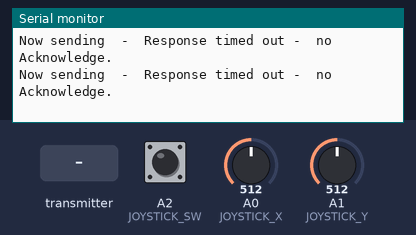
The sketch below on a simulated Arduino Uno, built with avr-gcc and run on an emulated ATmega328P. On the bench: the last lines printed to the serial monitor. Inputs (shaded band) come from the test bench; at power-on: A0 (JOYSTICK_X) = 512, A1 (JOYSTICK_Y) = 512, A2 (JOYSTICK_SW) HIGH. No radio packets arrive unless stated.

Above: at 1.2 s.
1.3 s: the transmitter starts sending _micros = 0
At 1.38 s:
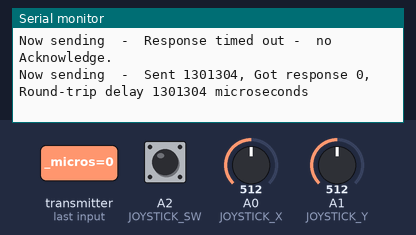
2.9 s: the transmitter starts sending _micros = 256
At 3.11 s:
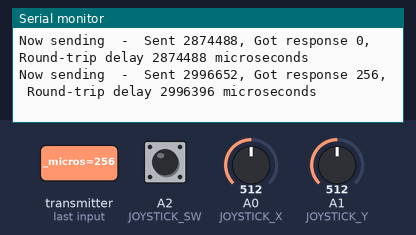
5.9 s: the transmitter starts sending _micros = 1023
At 6.09 s:
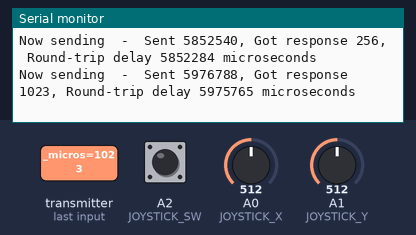
8.9 s: the transmitter starts sending _micros = 512
At 9.1 s:
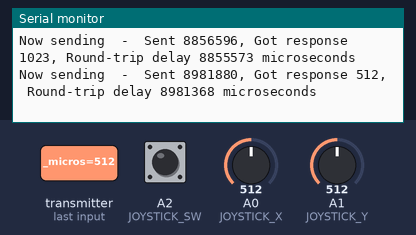
11.9 s: the transmitter starts sending Xposition = 0
At 12.11 s:
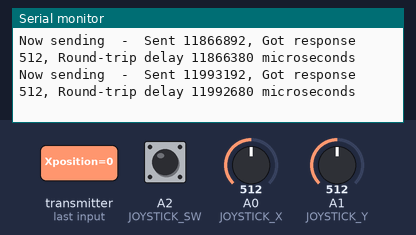
14.9 s: the transmitter starts sending Yposition = 0
At 15.14 s:
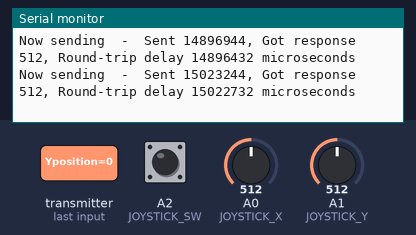
Timing chart, 0 to 17.9 s (numbered marks = the images above; inputs shaded):
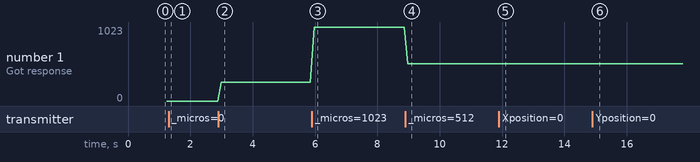

Measured:
- after the input at 2.9 s, the serial monitor: prints a new line after 0.09 s (image 2)
- after the input at 5.9 s, the serial monitor: prints a new line after 0.07 s (image 3)
- after the input at 8.9 s, the serial monitor: prints a new line after 0.08 s (image 4)
- after the input at 11.9 s, the serial monitor: prints a new line after 0.09 s (image 5)
- after the input at 14.9 s, the serial monitor: prints a new line after 0.12 s (image 6)
- plotted number 1: 0 → 256 after the input at 2.9 s, 256 → 1023 after the input at 5.9 s, 1023 → 512 after the input at 8.9 s

The sketch:

JoyStickCommTest.ino
```cpp
/* YourDuinoStarter Example: nRF24L01 Radio Remote control: Joystick to Servos
  - WHAT IT DOES
   Joystick on this Arduino communicates by nRF25L01 Radio to
   a second Arduino with an nRF24L01 radio and 2 pan-tilt servos
   SEE: The variable 'hasHardware'. You can test without Joystick and later set hasHardware = true;

  - SEE the comments after "//" on each line below
  - CONNECTIONS:
   - nRF24L01 Radio Module: See http://arduino-info.wikispaces.com/Nrf24L01-2.4GHz-HowTo
   1 - GND
   2 - VCC 3.3V !!! NOT 5V
   3 - CE to Arduino pin 7
   4 - CSN to Arduino pin 8
   5 - SCK to Arduino pin 13
   6 - MOSI to Arduino pin 11
   7 - MISO to Arduino pin 12
   8 - UNUSED
  - V2.12 02/08/2016
   - Uses the RF24 Library by TMRH20 and Maniacbug: https://github.com/TMRh20/RF24 (Download ZIP)
   Questions: terry@yourduino.com */

/*-----( Import needed libraries )-----*/
#include <SPI.h>   // Comes with Arduino IDE
#include "RF24.h"  // Download and Install (See above)
//#include "printf.h" // Needed for "printDetails" Takes up some memory
/*-----( Declare Constants and Pin Numbers )-----*/
#define  CE_PIN  7   // The pins to be used for CE and SN
#define  CSN_PIN 8

#define JOYSTICK_X   A0  // The Joystick potentiometers connected to Arduino Analog inputs
#define JOYSTICK_Y   A1
#define JOYSTICK_SW  A2  // The Joystick push-down switch, will be used as a Digital input

/*-----( Declare objects )-----*/
/* Hardware configuration: Set up nRF24L01 radio on SPI bus plus (usually) pins 7 & 8 (Can be changed) */
RF24 radio(CE_PIN, CSN_PIN);

/*-----( Declare Variables )-----*/
byte addresses[][6] = {"1Node", "2Node"}; // These will be the names of the "Pipes"

unsigned long timeNow;  // Used to grab the current time, calculate delays
unsigned long started_waiting_at;
boolean timeout;       // Timeout? True or False

// Allows testing of radios and code without Joystick hardware. Set 'true' when joystick connected
//boolean hasHardware = false;
boolean hasHardware = true;

/**
  Create a data structure for transmitting and receiving data
  This allows many variables to be easily sent and received in a single transmission
  See http://www.cplusplus.com/doc/tutorial/structures/
*/
struct dataStruct {
  unsigned long _micros;  // to save response times
  int Xposition;          // The Joystick position values
  int Yposition;
  bool switchOn;          // The Joystick push-down switch
} myData;                 // This can be accessed in the form:  myData.Xposition  etc.


void setup()   /****** SETUP: RUNS ONCE ******/
{
  Serial.begin(9600);  // MUST reset the Serial Monitor to 115200 (lower right of window )
  // NOTE: The "F" in the print statements means "unchangable data; save in Flash Memory to conserve SRAM"
  Serial.println(F("YourDuino.com Example: Send joystick data by nRF24L01 radio to another Arduino"));
  //printf_begin(); // Needed for "printDetails" Takes up some memory
  pinMode(JOYSTICK_SW, INPUT_PULLUP);  // Pin A2 will be used as a digital input

  radio.begin();          // Initialize the nRF24L01 Radio
  radio.setChannel(108);  // Above most WiFi frequencies
  radio.setDataRate(RF24_250KBPS); // Fast enough.. Better range

  // Set the Power Amplifier Level low to prevent power supply related issues since this is a
  // getting_started sketch, and the likelihood of close proximity of the devices. RF24_PA_MAX is default.
  // PALevelcan be one of four levels: RF24_PA_MIN, RF24_PA_LOW, RF24_PA_HIGH and RF24_PA_MAX
  radio.setPALevel(RF24_PA_LOW);
  //  radio.setPALevel(RF24_PA_MAX);

  // Open a writing and reading pipe on each radio, with opposite addresses
  radio.openWritingPipe(addresses[0]);
  radio.openReadingPipe(1, addresses[1]);

  // Start the radio listening for data
  radio.startListening();

//  radio.printDetails(); //Uncomment to show LOTS of debugging information
}//--(end setup )---


void loop()   /****** LOOP: RUNS CONSTANTLY ******/
{
  radio.stopListening();                                    // First, stop listening so we can talk.

  if (hasHardware)  // Set in variables at top
  {
    /*********************( Read the Joystick positions )*************************/
    myData.Xposition = analogRead(JOYSTICK_X);
    myData.Yposition = analogRead(JOYSTICK_Y);
    myData.switchOn  = !digitalRead(JOYSTICK_SW);  // Invert the pulldown switch
  }
  else
  {
    myData.Xposition = 256;  // Send some known fake data
    myData.Yposition = 512;
  }

  myData._micros = micros();  // Send back for timing


  Serial.print(F("Now sending  -  "));

  if (!radio.write( &myData, sizeof(myData) )) {            // Send data, checking for error ("!" means NOT)
    Serial.println(F("Transmit failed "));
  }

  radio.startListening();                                    // Now, continue listening

  started_waiting_at = micros();               // timeout period, get the current microseconds
  timeout = false;                            //  variable to indicate if a response was received or not

  while ( ! radio.available() ) {                            // While nothing is received
    if (micros() - started_waiting_at > 200000 ) {           // If waited longer than 200ms, indicate timeout and exit while loop
      timeout = true;
      break;
    }
  }

  if ( timeout )
  { // Describe the results
    Serial.println(F("Response timed out -  no Acknowledge."));
  }
  else
  {
    // Grab the response, compare, and send to Serial Monitor
    radio.read( &myData, sizeof(myData) );
    timeNow = micros();

    // Show it
    Serial.print(F("Sent "));
    Serial.print(timeNow);
    Serial.print(F(", Got response "));
    Serial.print(myData._micros);
    Serial.print(F(", Round-trip delay "));
    Serial.print(timeNow - myData._micros);
    Serial.println(F(" microseconds "));

  }

  // Send again after delay. When working OK, change to something like 100
  delay(100);

}//--(end main loop )---

/*-----( Declare User-written Functions )-----*/

// NONE YET
//*********( THE END )***********
```
